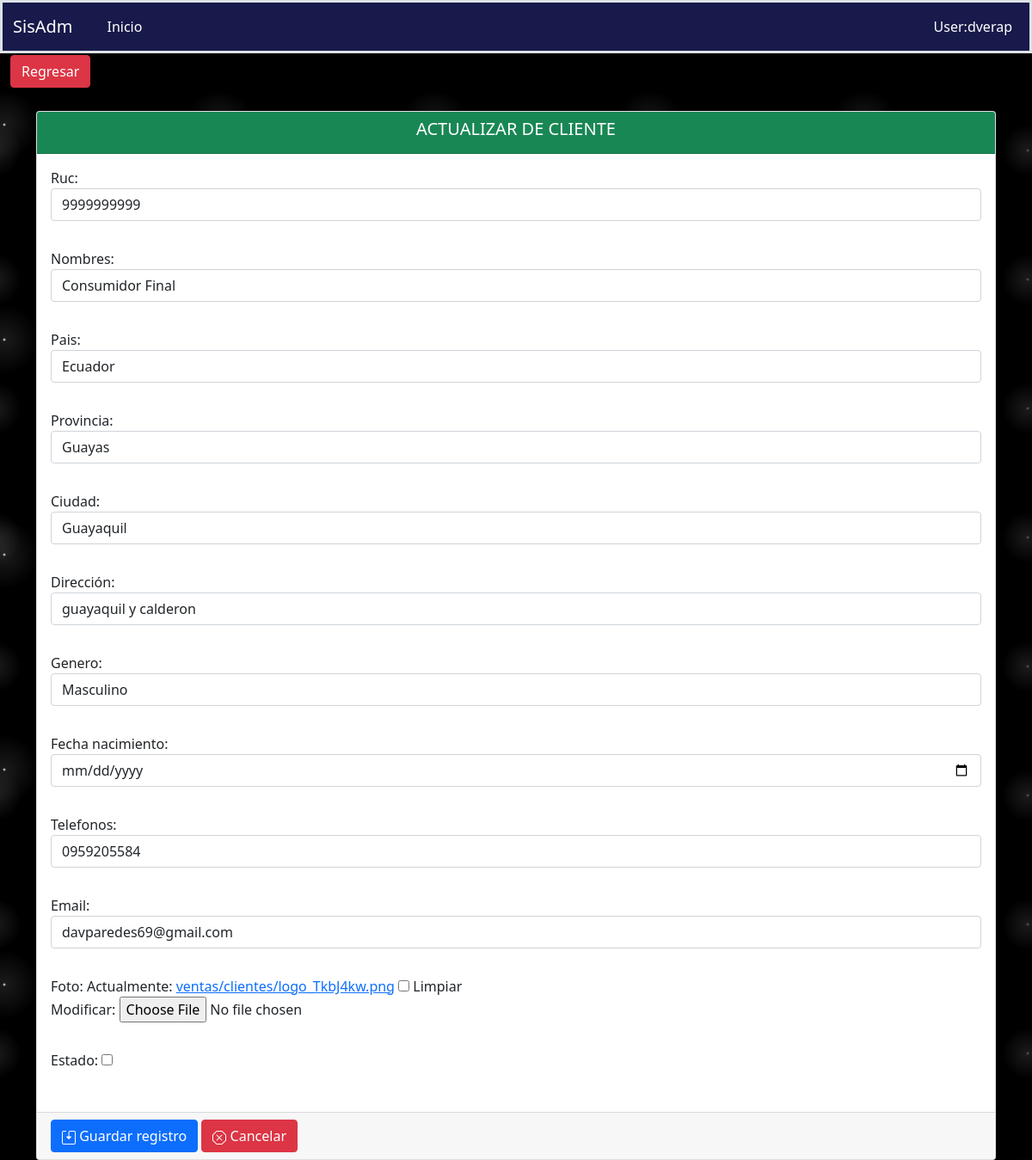
/venta/actualizarcliente/1/, run on the app's committed database.
### aplicaciones/ventas/models.py (models this page shows, shortened)
class Cliente(Base):
    ruc = models.CharField(max_length=13, unique=True)
    nombres = models.CharField(max_length=200, unique=True)
    pais = models.ForeignKey(Pais, on_delete=models.PROTECT, blank=True, null=True)
    provincia = models.ForeignKey(Provincia, on_delete=models.PROTECT, blank=True, null=True)
    ciudad = models.ForeignKey(Ciudad, on_delete=models.PROTECT, blank=True, null=True)
    direccion = models.TextField(blank=True, null=True, verbose_name='Dirección')
    genero = models.CharField(max_length=1, choices=GENERO,default=GENERO[0][0], blank=True, null=True)
    fecha_nacimiento = models.DateField(blank=True, null=True)
    telefonos = models.CharField(max_length=50, blank=True, null=True)
    email = models.CharField(max_length=100,unique=True)
    foto = models.FileField(upload_to='ventas/clientes/', blank=True, null=True)
    estado = models.BooleanField(default=True)
    class Meta:
        verbose_name = "Cliente"
        verbose_name_plural = "Clientes"
        ordering = ('nombres',)

### aplicaciones/ventas/views/cliente/views.py (the view)
# urls.py: path('actualizarcliente/<int:pk>/', ActualizarCliente.as_view(), name='actualizarcliente'),
class ActualizarCliente(UpdateView):
    model = Cliente
    template_name = "cliente/form.html"
    success_url = reverse_lazy('ventas:cliente')
    form_class = ClienteForm
    def get_context_data(self, **kwargs):
        context = super().get_context_data(**kwargs)
        context['action_save'] = self.request.path
        context['titulo'] = 'ACTUALIZAR DE CLIENTE'
        context['url_anterior'] = '/venta/cliente'
        context['listar_url'] = '/venta/cliente'
        return context

### aplicaciones/core/models.py (called while the page is built)
    def __str__(self):
        return "{}".format(self.nombre)

    def __str__(self):
        return "{}".format(self.nombre)

    def __str__(self):
        return "{}".format(self.nombre)

### aplicaciones/ventas/templates/cliente/form.html (shortened to what this page needs)
{% extends 'formulario.html' %}
{% load static %}
{% block controls %}
    {{ form.as_p }}
{% endblock %}

### static/css/estilos.css (style rules this page uses)
body { background-color:black; background-image: radial-gradient(white, rgba(255,255,255,.2) 2px, transparent 40px), radial-gradient(white, rgba(255,255,255,.15) 1px, transparent 30px), radial-gradient(white, rgba(255,255,255,.1) 2px, transparent 40px), radial-gradient(rgba(255,255,255,.4), rgba(255,255,255,.1) 2px, transparent 30px); background-size: 550px 550px, 350px 350px, 250px 250px, 150px 150px; background-position: 0 0, 40px 60px, 130px 270px, 70px 100px; color: #171a4a; }

### data on the page
Cliente: ruc "9999999999", nombres "Consumidor Final", pais "Ecuador", provincia "Guayas", ciudad "Guayaquil", direccion "guayaquil y calderon", genero "Masculino", telefonos "0959205584", email "davparedes69@gmail.com"

### other printed values
{{ titulo }} "ACTUALIZAR DE CLIENTE"
